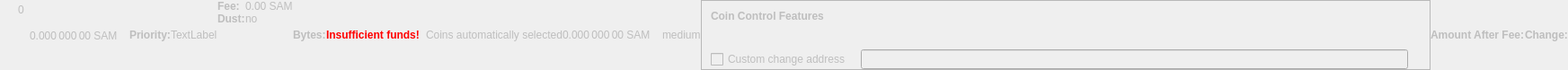
    <widget class="QWidget" name="dummyHideWidget" native="true">
     <property name="enabled">
      <bool>false</bool>
     </property>
     <property name="maximumSize">
      <size>
       <width>100</width>
       <height>22</height>
      </size>
     </property>
     <layout class="QHBoxLayout" name="dummyHideLayout">
      <property name="spacing">
       <number>0</number>
      </property>
      <property name="leftMargin">
       <number>0</number>
      </property>
      <property name="topMargin">
       <number>0</number>
      </property>
      <property name="rightMargin">
       <number>0</number>
      </property>
      <property name="bottomMargin">
       <number>0</number>
      </property>
      <item>
       <layout class="QFormLayout" name="formLayoutCoinControl1">
        <property name="horizontalSpacing">
         <number>10</number>
        </property>
        <property name="verticalSpacing">
         <number>14</number>
        </property>
        <property name="leftMargin">
         <number>10</number>
        </property>
        <property name="topMargin">
         <number>4</number>
        </property>
        <property name="rightMargin">
         <number>6</number>
        </property>
        <item row="0" column="1">
         <widget class="QLabel" name="labelCoinControlBytes">
          <property name="cursor">
           <cursorShape>IBeamCursor</cursorShape>
          </property>
          <property name="contextMenuPolicy">
           <enum>Qt::ActionsContextMenu</enum>
          </property>
          <property name="text">
           <string notr="true">0</string>
          </property>
          <property name="textInteractionFlags">
           <set>Qt::LinksAccessibleByMouse|Qt::TextSelectableByKeyboard|Qt::TextSelectableByMouse</set>
          </property>
         </widget>
        </item>
       </layout>
      </item>
      <item>
       <widget class="QLabel" name="labelCoinControlAfterFee">
        <property name="enabled">
         <bool>false</bool>
        </property>
        <property name="sizePolicy">
         <sizepolicy hsizetype="Fixed" vsizetype="Fixed">
          <horstretch>0</horstretch>
          <verstretch>0</verstretch>
         </sizepolicy>
        </property>
        <property name="minimumSize">
         <size>
          <width>111</width>
          <height>12</height>
         </size>
        </property>
        <property name="maximumSize">
         <size>
          <width>111</width>
          <height>12</height>
         </size>
        </property>
        <property name="cursor">
         <cursorShape>IBeamCursor</cursorShape>
        </property>
        <property name="contextMenuPolicy">
         <enum>Qt::ActionsContextMenu</enum>
        </property>
        <property name="text">
         <string notr="true">0.000 000 00 SAM</string>
        </property>
        <property name="textInteractionFlags">
         <set>Qt::LinksAccessibleByMouse|Qt::TextSelectableByKeyboard|Qt::TextSelectableByMouse</set>
        </property>
       </widget>
      </item>
      <item>
       <widget class="QLabel" name="labelCoinControlPriorityText">
        <property name="enabled">
         <bool>false</bool>
        </property>
        <property name="font">
         <font>
          <weight>75</weight>
          <bold>true</bold>
         </font>
        </property>
        <property name="text">
         <string>Priority:</string>
        </property>
       </widget>
      </item>
      <item>
       <layout class="QHBoxLayout" name="horizontalLayout">
        <item>
         <widget class="QLabel" name="WarningLabel">
          <property name="text">
           <string>TextLabel</string>
          </property>
         </widget>
        </item>
       </layout>
      </item>
      <item>
       <layout class="QFormLayout" name="formLayoutCoinControl3">
        <property name="horizontalSpacing">
         <number>0</number>
        </property>
        <property name="verticalSpacing">
         <number>0</number>
        </property>
        <property name="leftMargin">
         <number>0</number>
        </property>
        <property name="topMargin">
         <number>0</number>
        </property>
        <property name="rightMargin">
         <number>0</number>
        </property>
        <item row="0" column="0">
         <widget class="QLabel" name="labelCoinControlFeeText">
          <property name="enabled">
           <bool>false</bool>
          </property>
          <property name="font">
           <font>
            <weight>75</weight>
            <bold>true</bold>
           </font>
          </property>
          <property name="text">
           <string>Fee:</string>
          </property>
          <property name="margin">
           <number>0</number>
          </property>
         </widget>
        </item>
        <item row="0" column="1">
         <widget class="QLabel" name="labelCoinControlFee">
          <property name="enabled">
           <bool>false</bool>
          </property>
          <property name="cursor">
           <cursorShape>IBeamCursor</cursorShape>
          </property>
          <property name="contextMenuPolicy">
           <enum>Qt::ActionsContextMenu</enum>
          </property>
          <property name="text">
           <string notr="true">0.00 SAM</string>
          </property>
          <property name="textInteractionFlags">
           <set>Qt::LinksAccessibleByMouse|Qt::TextSelectableByKeyboard|Qt::TextSelectableByMouse</set>
          </property>
         </widget>
        </item>
        <item row="1" column="0">
         <widget class="QLabel" name="labelCoinControlLowOutputText">
          <property name="enabled">
           <bool>false</bool>
          </property>
          <property name="font">
           <font>
            <weight>75</weight>
            <bold>true</bold>
           </font>
          </property>
          <property name="text">
           <string>Dust:</string>
          </property>
         </widget>
        </item>
        <item row="1" column="1">
         <widget class="QLabel" name="labelCoinControlLowOutput">
          <property name="enabled">
           <bool>false</bool>
          </property>
          <property name="cursor">
           <cursorShape>IBeamCursor</cursorShape>
          </property>
          <property name="contextMenuPolicy">
           <enum>Qt::ActionsContextMenu</enum>
          </property>
          <property name="text">
           <string>no</string>
          </property>
          <property name="textInteractionFlags">
           <set>Qt::LinksAccessibleByMouse|Qt::TextSelectableByKeyboard|Qt::TextSelectableByMouse</set>
          </property>
         </widget>
        </item>
       </layout>
      </item>
      <item>
       <widget class="QLabel" name="labelCoinControlBytesText">
        <property name="enabled">
         <bool>false</bool>
        </property>
        <property name="font">
         <font>
          <weight>75</weight>
          <bold>true</bold>
         </font>
        </property>
        <property name="text">
         <string>Bytes:</string>
        </property>
       </widget>
      </item>
      <item>
       <layout class="QFormLayout" name="formLayoutCoinControl2">
        <property name="horizontalSpacing">
         <number>0</number>
        </property>
        <property name="verticalSpacing">
         <number>0</number>
        </property>
        <property name="leftMargin">
         <number>0</number>
        </property>
        <property name="topMargin">
         <number>0</number>
        </property>
        <property name="rightMargin">
         <number>0</number>
        </property>
       </layout>
      </item>
      <item>
       <layout class="QHBoxLayout" name="horizontalLayoutCoinControl2">
        <property name="spacing">
         <number>0</number>
        </property>
        <property name="bottomMargin">
         <number>0</number>
        </property>
       </layout>
      </item>
      <item>
       <widget class="QLabel" name="labelCoinControlInsuffFunds">
        <property name="enabled">
         <bool>false</bool>
        </property>
        <property name="minimumSize">
         <size>
          <width>0</width>
          <height>0</height>
         </size>
        </property>
        <property name="font">
         <font>
          <weight>75</weight>
          <bold>true</bold>
         </font>
        </property>
        <property name="styleSheet">
         <string notr="true">color:red;font-weight:bold;</string>
        </property>
        <property name="text">
         <string>Insufficient funds!</string>
        </property>
        <property name="margin">
         <number>5</number>
        </property>
       </widget>
      </item>
      <item>
       <layout class="QFormLayout" name="formLayoutCoinControl4">
        <property name="horizontalSpacing">
         <number>0</number>
        </property>
        <property name="verticalSpacing">
         <number>0</number>
        </property>
        <property name="leftMargin">
         <number>0</number>
        </property>
        <property name="topMargin">
         <number>0</number>
        </property>
        <property name="rightMargin">
         <number>0</number>
        </property>
       </layout>
      </item>
      <item>
       <widget class="QLabel" name="labelCoinControlChangeLabel">
        <property name="enabled">
         <bool>false</bool>
        </property>
        <property name="sizePolicy">
         <sizepolicy hsizetype="Preferred" vsizetype="Expanding">
          <horstretch>0</horstretch>
          <verstretch>0</verstretch>
         </sizepolicy>
        </property>
        <property name="minimumSize">
         <size>
          <width>0</width>
          <height>0</height>
         </size>
        </property>
        <property name="text">
         <string/>
        </property>
        <property name="margin">
         <number>3</number>
        </property>
       </widget>
      </item>
      <item>
       <widget class="QLabel" name="labelCoinControlAutomaticallySelected">
        <property name="enabled">
         <bool>false</bool>
        </property>
        <property name="sizePolicy">
         <sizepolicy hsizetype="Fixed" vsizetype="Fixed">
          <horstretch>0</horstretch>
          <verstretch>0</verstretch>
         </sizepolicy>
        </property>
        <property name="minimumSize">
         <size>
          <width>0</width>
          <height>0</height>
         </size>
        </property>
        <property name="maximumSize">
         <size>
          <width>240</width>
          <height>16777215</height>
         </size>
        </property>
        <property name="text">
         <string>Coins automatically selected</string>
        </property>
        <property name="margin">
         <number>5</number>
        </property>
       </widget>
      </item>
      <item>
       <widget class="QLabel" name="labelCoinControlChange">
        <property name="enabled">
         <bool>false</bool>
        </property>
        <property name="sizePolicy">
         <sizepolicy hsizetype="Fixed" vsizetype="Fixed">
          <horstretch>0</horstretch>
          <verstretch>0</verstretch>
         </sizepolicy>
        </property>
        <property name="minimumSize">
         <size>
          <width>111</width>
          <height>0</height>
         </size>
        </property>
        <property name="maximumSize">
         <size>
          <width>111</width>
          <height>16777215</height>
         </size>
        </property>
        <property name="cursor">
         <cursorShape>IBeamCursor</cursorShape>
        </property>
        <property name="contextMenuPolicy">
         <enum>Qt::ActionsContextMenu</enum>
        </property>
        <property name="text">
         <string notr="true">0.000 000 00 SAM</string>
        </property>
        <property name="textInteractionFlags">
         <set>Qt::LinksAccessibleByMouse|Qt::TextSelectableByKeyboard|Qt::TextSelectableByMouse</set>
        </property>
       </widget>
      </item>
      <item>
       <widget class="QLabel" name="labelCoinControlPriority">
        <property name="enabled">
         <bool>false</bool>
        </property>
        <property name="cursor">
         <cursorShape>IBeamCursor</cursorShape>
        </property>
        <property name="contextMenuPolicy">
         <enum>Qt::ActionsContextMenu</enum>
        </property>
        <property name="text">
         <string>medium</string>
        </property>
        <property name="textInteractionFlags">
         <set>Qt::LinksAccessibleByMouse|Qt::TextSelectableByKeyboard|Qt::TextSelectableByMouse</set>
        </property>
       </widget>
      </item>
      <item>
       <widget class="QFrame" name="frameCoinControl">
        <property name="sizePolicy">
         <sizepolicy hsizetype="Expanding" vsizetype="Expanding">
          <horstretch>0</horstretch>
          <verstretch>0</verstretch>
         </sizepolicy>
        </property>
        <property name="maximumSize">
         <size>
          <width>16777215</width>
          <height>16777215</height>
         </size>
        </property>
        <property name="frameShape">
         <enum>QFrame::StyledPanel</enum>
        </property>
        <property name="frameShadow">
         <enum>QFrame::Sunken</enum>
        </property>
        <layout class="QVBoxLayout" name="verticalLayoutCoinControl2_2">
         <property name="spacing">
          <number>0</number>
         </property>
         <property name="leftMargin">
          <number>0</number>
         </property>
         <property name="topMargin">
          <number>0</number>
         </property>
         <property name="rightMargin">
          <number>0</number>
         </property>
         <property name="bottomMargin">
          <number>0</number>
         </property>
         <item>
          <layout class="QVBoxLayout" name="verticalLayoutCoinControl" stretch="0,0,0,1">
           <property name="spacing">
            <number>0</number>
           </property>
           <property name="leftMargin">
            <number>10</number>
           </property>
           <property name="topMargin">
            <number>10</number>
           </property>
           <item>
            <layout class="QHBoxLayout" name="horizontalLayoutCoinControl1">
             <property name="bottomMargin">
              <number>15</number>
             </property>
             <item>
              <widget class="QLabel" name="labelCoinControlFeatures">
               <property name="enabled">
                <bool>false</bool>
               </property>
               <property name="sizePolicy">
                <sizepolicy hsizetype="Preferred" vsizetype="Maximum">
                 <horstretch>0</horstretch>
                 <verstretch>0</verstretch>
                </sizepolicy>
               </property>
               <property name="font">
                <font>
                 <weight>75</weight>
                 <bold>true</bold>
                </font>
               </property>
               <property name="styleSheet">
                <string notr="true">font-weight:bold;</string>
               </property>
               <property name="text">
                <string>Coin Control Features</string>
               </property>
              </widget>
             </item>
            </layout>
           </item>
           <item>
            <widget class="QWidget" name="widgetCoinControl" native="true">
             <property name="sizePolicy">
              <sizepolicy hsizetype="Preferred" vsizetype="Preferred">
               <horstretch>0</horstretch>
               <verstretch>0</verstretch>
              </sizepolicy>
             </property>
             <property name="minimumSize">
              <size>
               <width>0</width>
               <height>0</height>
              </size>
             </property>
             <property name="styleSheet">
              <string notr="true"/>
             </property>
             <layout class="QHBoxLayout" name="horizontalLayoutCoinControl5_2">
              <property name="leftMargin">
               <number>0</number>
              </property>
              <property name="topMargin">
               <number>0</number>
              </property>
              <property name="rightMargin">
               <number>0</number>
              </property>
              <property name="bottomMargin">
               <number>0</number>
              </property>
              <item>
               <layout class="QHBoxLayout" name="horizontalLayoutCoinControl3">
                <property name="spacing">
                 <number>20</number>
                </property>
                <property name="topMargin">
                 <number>0</number>
                </property>
                <property name="bottomMargin">
                 <number>10</number>
                </property>
               </layout>
              </item>
             </layout>
            </widget>
           </item>
           <item>
            <layout class="QHBoxLayout" name="horizontalLayoutCoinControl4" stretch="0,0,0">
             <property name="spacing">
              <number>12</number>
             </property>
             <property name="sizeConstraint">
              <enum>QLayout::SetDefaultConstraint</enum>
             </property>
             <property name="topMargin">
              <number>5</number>
             </property>
             <property name="rightMargin">
              <number>5</number>
             </property>
             <item>
              <widget class="QCheckBox" name="checkBoxCoinControlChange">
               <property name="enabled">
                <bool>false</bool>
               </property>
               <property name="toolTip">
                <string>If this is activated, but the change address is empty or invalid, change will be sent to a newly generated address.</string>
               </property>
               <property name="text">
                <string>Custom change address</string>
               </property>
              </widget>
             </item>
             <item>
              <widget class="QValidatedLineEdit" name="lineEditCoinControlChange">
               <property name="enabled">
                <bool>false</bool>
               </property>
               <property name="sizePolicy">
                <sizepolicy hsizetype="Expanding" vsizetype="Fixed">
                 <horstretch>0</horstretch>
                 <verstretch>0</verstretch>
                </sizepolicy>
               </property>
              </widget>
             </item>
             <item>
              <widget class="QLabel" name="labelCoinControlChangeLabel_2">
               <property name="sizePolicy">
                <sizepolicy hsizetype="Preferred" vsizetype="Expanding">
                 <horstretch>0</horstretch>
                 <verstretch>0</verstretch>
                </sizepolicy>
               </property>
               <property name="minimumSize">
                <size>
                 <width>0</width>
                 <height>0</height>
                </size>
               </property>
               <property name="text">
                <string/>
               </property>
               <property name="margin">
                <number>3</number>
               </property>
              </widget>
             </item>
            </layout>
           </item>
           <item>
            <spacer name="verticalSpacerCoinControl">
             <property name="orientation">
              <enum>Qt::Vertical</enum>
             </property>
             <property name="sizeHint" stdset="0">
              <size>
               <width>800</width>
               <height>1</height>
              </size>
             </property>
            </spacer>
           </item>
          </layout>
         </item>
        </layout>
       </widget>
      </item>
      <item>
       <widget class="QLabel" name="labelCoinControlAfterFeeText">
        <property name="enabled">
         <bool>false</bool>
        </property>
        <property name="minimumSize">
         <size>
          <width>0</width>
          <height>0</height>
         </size>
        </property>
        <property name="maximumSize">
         <size>
          <width>16777215</width>
          <height>16777215</height>
         </size>
        </property>
        <property name="font">
         <font>
          <weight>75</weight>
          <bold>true</bold>
         </font>
        </property>
        <property name="text">
         <string>Amount After Fee:</string>
        </property>
        <property name="alignment">
         <set>Qt::AlignLeading|Qt::AlignLeft|Qt::AlignVCenter</set>
        </property>
        <property name="margin">
         <number>0</number>
        </property>
       </widget>
      </item>
      <item>
       <widget class="QLabel" name="labelCoinControlChangeText">
        <property name="enabled">
         <bool>false</bool>
        </property>
        <property name="sizePolicy">
         <sizepolicy hsizetype="Preferred" vsizetype="Preferred">
          <horstretch>0</horstretch>
          <verstretch>0</verstretch>
         </sizepolicy>
        </property>
        <property name="minimumSize">
         <size>
          <width>0</width>
          <height>0</height>
         </size>
        </property>
        <property name="maximumSize">
         <size>
          <width>16777215</width>
          <height>16777215</height>
         </size>
        </property>
        <property name="font">
         <font>
          <weight>75</weight>
          <bold>true</bold>
         </font>
        </property>
        <property name="text">
         <string>Change:</string>
        </property>
        <property name="alignment">
         <set>Qt::AlignLeading|Qt::AlignLeft|Qt::AlignVCenter</set>
        </property>
       </widget>
      </item>
     </layout>
    </widget>
